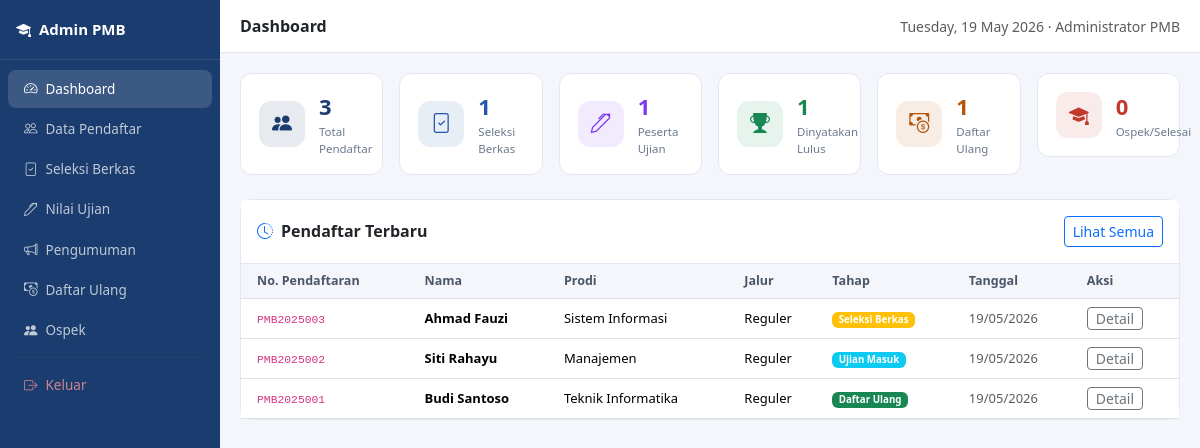
Screenshot of /admin/dashboard.php (signed in) with the database file from the repository.
### tables this page shows
CREATE TABLE IF NOT EXISTS pendaftar (
    id INT AUTO_INCREMENT PRIMARY KEY,
    no_pendaftaran VARCHAR(20) UNIQUE NOT NULL,
    nama VARCHAR(100) NOT NULL,
    email VARCHAR(100) UNIQUE NOT NULL,
    no_hp VARCHAR(15) NOT NULL,
    tanggal_lahir DATE NOT NULL,
    asal_sekolah VARCHAR(150) NOT NULL,
    prodi ENUM('Teknik Informatika','Sistem Informasi','Manajemen','Akuntansi','Hukum','Kedokteran') NOT NULL,
    jalur ENUM('Reguler','Prestasi','Beasiswa') DEFAULT 'Reguler',
    password VARCHAR(255) NOT NULL,
    tahap ENUM('pendaftaran','seleksi','ujian','pengumuman','daftar_ulang','ospek','selesai','ditolak') DEFAULT 'pendaftaran',
    status_seleksi ENUM('menunggu','lulus','tidak_lulus') DEFAULT 'menunggu',
    nilai_ujian DECIMAL(5,2) DEFAULT NULL,
    status_pengumuman ENUM('menunggu','lulus','tidak_lulus') DEFAULT 'menunggu',
    status_bayar ENUM('belum','proses','lunas') DEFAULT 'belum',
    bukti_bayar VARCHAR(255) DEFAULT NULL,
    foto VARCHAR(255) DEFAULT NULL,
    created_at TIMESTAMP DEFAULT CURRENT_TIMESTAMP
);

### admin/dashboard.php (the view, shortened to what this page needs)
<?php
require_once __DIR__ . '/../config/config.php';
$pdo   = db();
$stats = [
    'total'       => $pdo->query("SELECT COUNT(*) FROM pendaftar")->fetchColumn(),
    'seleksi'     => $pdo->query("SELECT COUNT(*) FROM pendaftar WHERE tahap='seleksi'")->fetchColumn(),
    'ujian'       => $pdo->query("SELECT COUNT(*) FROM pendaftar WHERE tahap='ujian'")->fetchColumn(),
    'lulus'       => $pdo->query("SELECT COUNT(*) FROM pendaftar WHERE status_pengumuman='lulus'")->fetchColumn(),
    'daftar_ulang'=> $pdo->query("SELECT COUNT(*) FROM pendaftar WHERE tahap='daftar_ulang'")->fetchColumn(),
    'ospek'       => $pdo->query("SELECT COUNT(*) FROM pendaftar WHERE tahap='ospek' OR tahap='selesai'")->fetchColumn(),
];
$terbaru = $pdo->query("SELECT * FROM pendaftar ORDER BY id DESC LIMIT 10")->fetchAll();
?>
<!DOCTYPE html>
<html lang="id">
<head>
<link href="https://cdn.jsdelivr.net/npm/bootstrap@5.3.3/dist/css/bootstrap.min.css" rel="stylesheet">
<link href="https://cdn.jsdelivr.net/npm/bootstrap-icons@1.11.3/font/bootstrap-icons.css" rel="stylesheet">
</head>
<body>
<div class="sidebar">
  <div class="sidebar-brand"><i class="bi bi-mortarboard-fill me-2"></i>Admin PMB</div>
  <nav class="pt-2">
    <a href="dashboard.php" class="nav-link active"><i class="bi bi-speedometer2 me-2"></i>Dashboard</a>
    <a href="pendaftar.php" class="nav-link"><i class="bi bi-people me-2"></i>Data Pendaftar</a>
    <a href="seleksi.php" class="nav-link"><i class="bi bi-file-check me-2"></i>Seleksi Berkas</a>
    <a href="ujian.php" class="nav-link"><i class="bi bi-pen me-2"></i>Nilai Ujian</a>
    <a href="pengumuman.php" class="nav-link"><i class="bi bi-megaphone me-2"></i>Pengumuman</a>
    <a href="daftar_ulang.php" class="nav-link"><i class="bi bi-cash-coin me-2"></i>Daftar Ulang</a>
    <a href="ospek.php" class="nav-link"><i class="bi bi-people-fill me-2"></i>Ospek</a>
    <hr style="border-color:rgba(255,255,255,.1);margin:8px 16px;">
    <a href="logout.php" class="nav-link" style="color:rgba(255,150,150,.8);"><i class="bi bi-box-arrow-right me-2"></i>Keluar</a>
  </nav>
</div>
<div class="main">
  <div class="topbar">
    <strong>Dashboard</strong>
    <span class="text-muted small"><?= date('l, d F Y') ?> · <?= e($_SESSION['admin_nama']) ?></span>
  </div>
  <div class="content">
    <div class="row g-3 mb-4">
      <?php
      $cards = [
        ['Total Pendaftar', $stats['total'],        'bi-people-fill',     '#1a3c6e', 'rgba(26,60,110,.1)'],
        ['Seleksi Berkas',  $stats['seleksi'],      'bi-file-check',      '#2557a7', 'rgba(37,87,167,.1)'],
        ['Peserta Ujian',   $stats['ujian'],        'bi-pen',             '#7c3aed', 'rgba(124,58,237,.1)'],
        ['Dinyatakan Lulus',$stats['lulus'],        'bi-trophy-fill',     '#198754', 'rgba(25,135,84,.1)'],
        ['Daftar Ulang',    $stats['daftar_ulang'], 'bi-cash-coin',       '#b45309', 'rgba(180,83,9,.1)'],
        ['Ospek/Selesai',   $stats['ospek'],        'bi-mortarboard-fill','#c0392b', 'rgba(192,57,43,.1)'],
      ];
      foreach ($cards as [$lbl,$val,$ico,$clr,$bg]):
      ?>
      <div class="col-xl-2 col-md-4 col-6">
        <div class="stat-card">
          <div class="stat-icon" style="background:<?= $bg ?>;color:<?= $clr ?>;"><i class="bi <?= $ico ?>"></i></div>
          <div>
            <div style="font-size:22px;font-weight:800;color:<?= $clr ?>;"><?= $val ?></div>
            <div style="font-size:11.5px;color:#6b7a8d;"><?= $lbl ?></div>
          </div>
        </div>
      </div>
      <?php endforeach; ?>
    </div>
    <div class="card">
      <div class="card-header p-3 d-flex align-items-center justify-content-between">
        <span><i class="bi bi-clock-history me-2 text-primary"></i>Pendaftar Terbaru</span>
        <a href="pendaftar.php" class="btn btn-sm btn-outline-primary">Lihat Semua</a>
      </div>
      <div class="table-responsive">
        <table class="table table-hover mb-0">
          <thead>
            <tr>
              <th class="ps-3">No. Pendaftaran</th>
              <th>Nama</th>
              <th>Prodi</th>
              <th>Jalur</th>
              <th>Tahap</th>
              <th>Tanggal</th>
              <th>Aksi</th>
            </tr>
          </thead>
          <tbody>
            <?php foreach ($terbaru as $r): ?>
            <tr>
              <td class="ps-3"><code><?= e($r['no_pendaftaran']) ?></code></td>
              <td class="fw-semibold"><?= e($r['nama']) ?></td>
              <td><?= e($r['prodi']) ?></td>
              <td><?= e($r['jalur']) ?></td>
              <td><?= badgeTahap($r['tahap']) ?></td>
              <td class="text-muted small"><?= date('d/m/Y', strtotime($r['created_at'])) ?></td>
              <td>
                <a href="detail.php?id=<?= $r['id'] ?>" class="btn btn-sm btn-outline-secondary py-0">Detail</a>
              </td>
            </tr>
            <?php endforeach; ?>
          </tbody>
        </table>
      </div>
    </div>
  </div>
</div>
</body>
</html>

### config/config.php (shortened to what this page needs)
<?php
function e($s): string {
    return htmlspecialchars($s ?? '', ENT_QUOTES, 'UTF-8');
}
function badgeTahap($tahap): string {
    $map = [
        'pendaftaran'  => ['primary',   'Pendaftaran'],
        'seleksi'      => ['warning',   'Seleksi Berkas'],
        'ujian'        => ['info',      'Ujian Masuk'],
        'pengumuman'   => ['secondary', 'Pengumuman'],
        'daftar_ulang' => ['success',   'Daftar Ulang'],
        'ospek'        => ['dark',      'Ospek'],
        'selesai'      => ['success',   'Selesai'],
        'ditolak'      => ['danger',    'Ditolak'],
    ];
    [$cls, $lbl] = $map[$tahap] ?? ['secondary', ucfirst($tahap)];
    return "<span class='badge bg-{$cls}'>{$lbl}</span>";
}

### admin/dashboard.php (style rules this page uses)
body { font-family:'Segoe UI',sans-serif;background:#f4f6fb; }
.sidebar { width:220px;min-height:100vh;background:#1a3c6e;position:fixed;top:0;left:0;bottom:0;overflow-y:auto;z-index:100; }
.sidebar-brand { padding:18px 16px;color:#fff;font-weight:800;font-size:15px;border-bottom:1px solid rgba(255,255,255,.1); }
.sidebar .nav-link { color:rgba(255,255,255,.72);padding:9px 16px;border-radius:8px;margin:2px 8px;font-size:13.5px; }
.sidebar .nav-link:hover,.sidebar .nav-link.active { background:rgba(255,255,255,.15);color:#fff; }
.main { margin-left:220px; }
.topbar { background:#fff;border-bottom:1px solid #e2e8f2;padding:14px 20px;display:flex;align-items:center;justify-content:space-between; }
.content { padding:20px; }
.stat-card { background:#fff;border:1px solid #e2e8f2;border-radius:12px;padding:16px 18px;display:flex;align-items:center;gap:14px; }
.stat-icon { width:46px;height:46px;border-radius:12px;display:flex;align-items:center;justify-content:center;font-size:20px;flex-shrink:0; }
.card { border:1px solid #e2e8f2;border-radius:12px; }
.card-header { background:#fff;border-bottom:1px solid #e2e8f2;font-weight:700; }
.table th { background:#f4f6fb;font-size:12.5px;font-weight:700;color:#4a5568; }
.table td { font-size:13px;vertical-align:middle; }

### rows the page displays
pendaftar: no_pendaftaran "PMB2025003", nama "Ahmad Fauzi", prodi "Sistem Informasi", jalur "Reguler", lbl "Seleksi Berkas", created_at "19/05/2026"
pendaftar: no_pendaftaran "PMB2025002", nama "Siti Rahayu", prodi "Manajemen", jalur "Reguler", lbl "Ujian Masuk", created_at "19/05/2026"
pendaftar: no_pendaftaran "PMB2025001", nama "Budi Santoso", prodi "Teknik Informatika", jalur "Reguler", lbl "Daftar Ulang", created_at "19/05/2026"

### other values shown
$_SESSION['admin_nama'] "Administrator PMB"
$val "3"
$lbl "Total Pendaftar"
$val "1"
$lbl "Seleksi Berkas"
$lbl "Peserta Ujian"
$lbl "Dinyatakan Lulus"
$lbl "Daftar Ulang"
$val "0"
$lbl "Ospek/Selesai"
